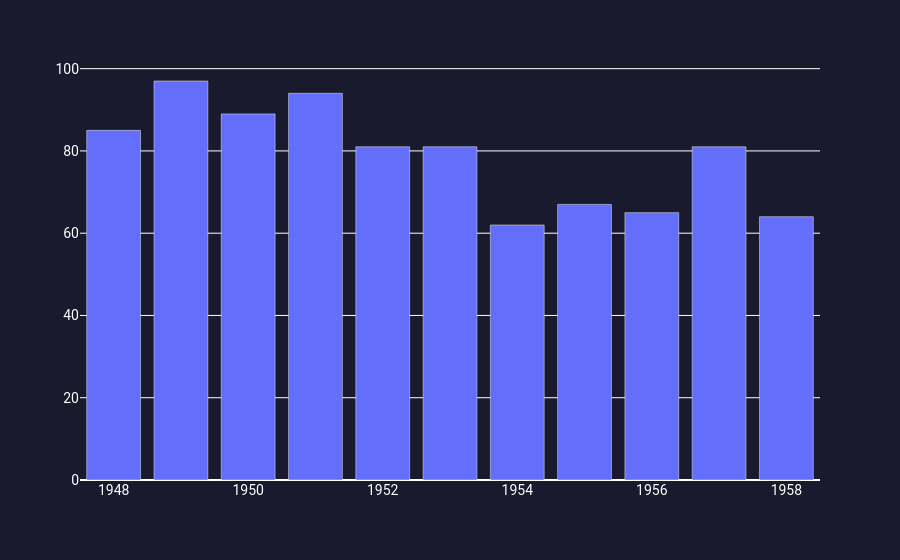

The notebook cell saved with this chart:
### Code cell
fig = px.bar(sample_g, x='year', y='work_id')
fig.update_layout(layout)
fig.show()

### Figure 1 — Plotly figure (JSON) as saved in the notebook; plotly's stock layout.template omitted (floating-point values rounded to 4 significant figures)
{"data": [{"hovertemplate": "year=%{x}<br>work_id=%{y}<extra></extra>", "legendgroup": "", "marker": {"color": "#636efa", "pattern": {"shape": ""}}, "name": "", "orientation": "v", "showlegend": false, "textposition": "auto", "type": "bar", "x": [1948, 1949, 1950, 1951, 1952, 1953, 1954, 1955, 1956, 1957, 1958], "xaxis": "x", "y": [85, 97, 89, 94, 81, 81, 62, 67, 65, 81, 64], "yaxis": "y"}], "layout": {"barmode": "relative", "font": {"color": "white"}, "legend": {"tracegroupgap": 0}, "margin": {"t": 60}, "paper_bgcolor": "#1A1A2E", "plot_bgcolor": "rgba(61, 61, 61, 0)", "title": {"font": {"color": "white", "family": "Raleway", "size": 22}, "text": "", "x": 0.5, "xanchor": "center", "y": 0.95, "yanchor": "top"}, "xaxis": {"anchor": "y", "domain": [0, 1], "tickfont": {"color": "white", "family": "Roboto", "size": 14}, "title": {"font": {"color": "white", "family": "Raleway", "size": 18}, "text": ""}}, "yaxis": {"anchor": "x", "domain": [0, 1], "layer": "below traces", "tickfont": {"color": "white", "family": "Roboto", "size": 14}, "title": {"font": {"color": "white", "family": "Raleway", "size": 18}, "text": ""}}}}
